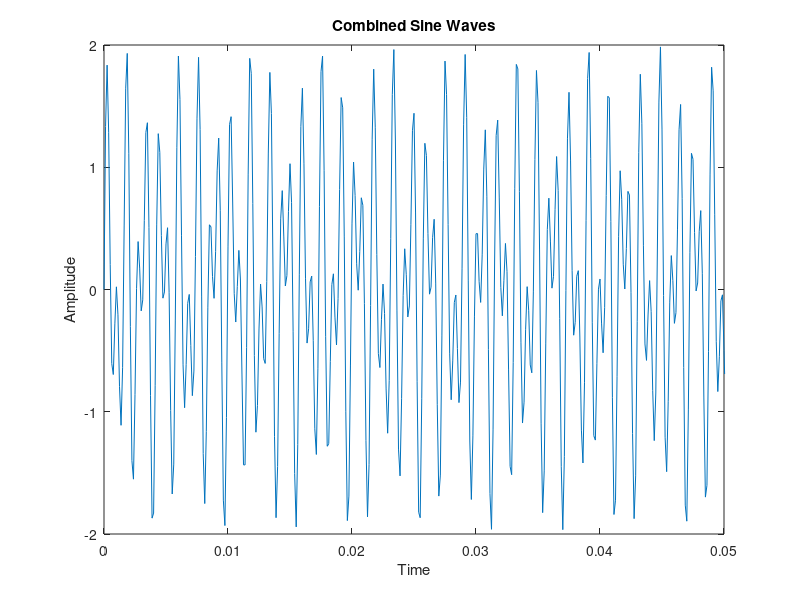
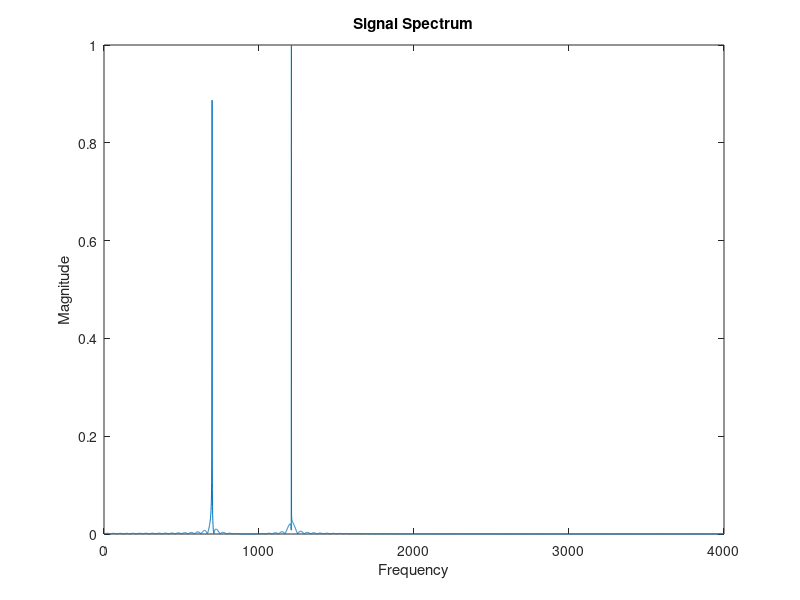

Recreate these plots in MATLAB, in order.
% Lab 04 Problem 2

% P2.a
fs=8000;
f1=697;
f2=1209;
t=0:(1/fs):1;
y_t=sin(2*pi*f1*t) + sin(2*pi*f2*t);
figure
plot(t,y_t);
title('Combined Sine Waves');
xlabel('Time');
ylabel('Amplitude');
axis([0 0.05 -2 2]);

% P2.c
L=8001;
nfft=2^nextpow2(L);
fq=fft(y_t,nfft)/L;
f=fs/2*linspace(0,1,nfft/2+1);
figure
plot(f,2*abs(fq(1:nfft/2+1)));
title('Signal Spectrum');
xlabel('Frequency');
ylabel('Magnitude');